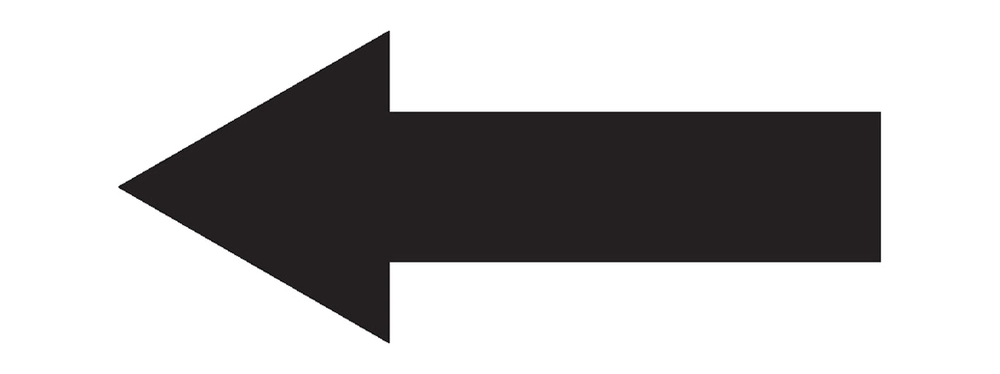
#> input picture sample_images/arrows/arrow2_left.png, 1000 x 374 px, shrunk from 2000 x 749 before the run, found by its file name
$ python testing1.py
#> lines starting #> are read from the running program, lines starting #| are printed output that depends on the picture
import numpy as np
import cv2
import matplotlib.pyplot as plt

img = cv2.cvtColor(cv2.imread("/home/celeritas/PycharmProjects/opencv/sample_images/arrows/arrow2_left.png"),
                   cv2.COLOR_BGR2GRAY)
#> img: shape (374, 1000); min 0, max 255, mean 185.6

cell_size = (8, 8)  # h x w in pixels
block_size = (2, 2)  # h x w in cells
nbins = 9  # number of orientation bins

# winSize is the size of the image cropped to an multiple of the cell size
hog = cv2.HOGDescriptor(_winSize=(img.shape[1] // cell_size[1] * cell_size[1],
                                  img.shape[0] // cell_size[0] * cell_size[0]),
                        _blockSize=(block_size[1] * cell_size[1],
                                    block_size[0] * cell_size[0]),
                        _blockStride=(cell_size[1], cell_size[0]),
                        _cellSize=(cell_size[1], cell_size[0]),
                        _nbins=nbins)

n_cells = (img.shape[0] // cell_size[0], img.shape[1] // cell_size[1])
#> n_cells = (46, 125)
hog_feats = hog.compute(img)\
               .reshape(n_cells[1] - block_size[1] + 1,
                        n_cells[0] - block_size[0] + 1,
                        block_size[0], block_size[1], nbins) \
               .transpose((1, 0, 2, 3, 4))  # index blocks by rows first
# hog_feats now contains the gradient amplitudes for each direction,
# for each cell of its group for each group. Indexing is by rows then columns.

gradients = np.zeros((n_cells[0], n_cells[1], nbins))

# count cells (border cells appear less often across overlapping groups)
cell_count = np.full((n_cells[0], n_cells[1], 1), 0, dtype=int)

for off_y in range(block_size[0]):
    for off_x in range(block_size[1]):
        gradients[off_y:n_cells[0] - block_size[0] + off_y + 1,
                  off_x:n_cells[1] - block_size[1] + off_x + 1] += \
            hog_feats[:, :, off_y, off_x, :]
        cell_count[off_y:n_cells[0] - block_size[0] + off_y + 1,
                   off_x:n_cells[1] - block_size[1] + off_x + 1] += 1
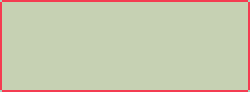
#> cell_count: shape (46, 125, 1) int64 (shown 2 times larger); 3 distinct labels, from 1 to 4; one colour per label, 0 black

# Average gradients
gradients /= cell_count

# Preview
plt.figure()
plt.imshow(img, cmap='gray')
plt.show()

bin = 5  # angle is 360 / nbins * direction
plt.pcolor(gradients[:, :, bin])
plt.gca().invert_yaxis()
plt.gca().set_aspect('equal', adjustable='box')
plt.colorbar()
plt.show()
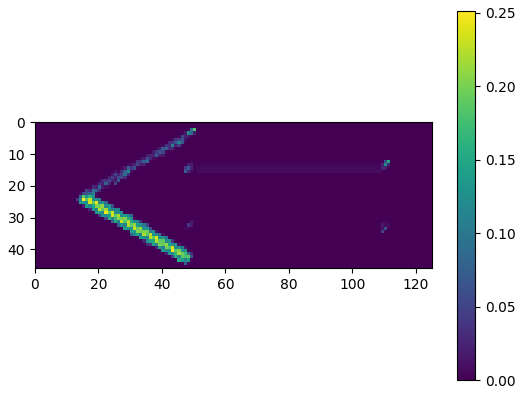
#> figure drawn by matplotlib, 2 panels

$ run again, with sample_images/arrows/arrow2_right.png copied over sample_images/arrows/arrow2_left.png
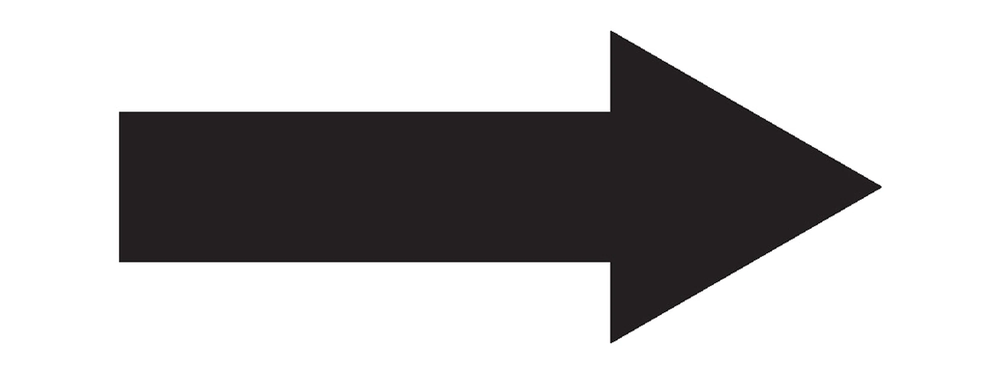
#> input picture sample_images/arrows/arrow2_right.png, 1000 x 374 px, shrunk from 2000 x 749 before the run, found by its file name
#> `plt.show()`:
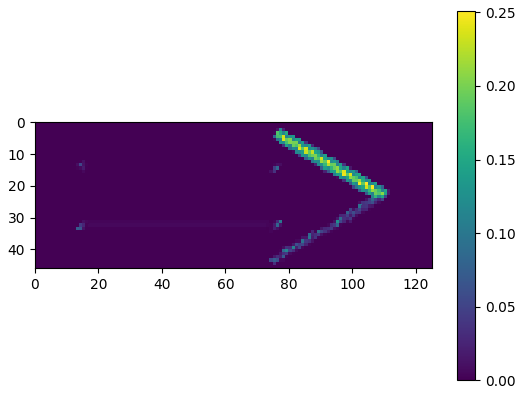
#> figure drawn by matplotlib, 2 panels

$ run again, with sample_images/arrows/right_arrow.png copied over sample_images/arrows/arrow2_left.png
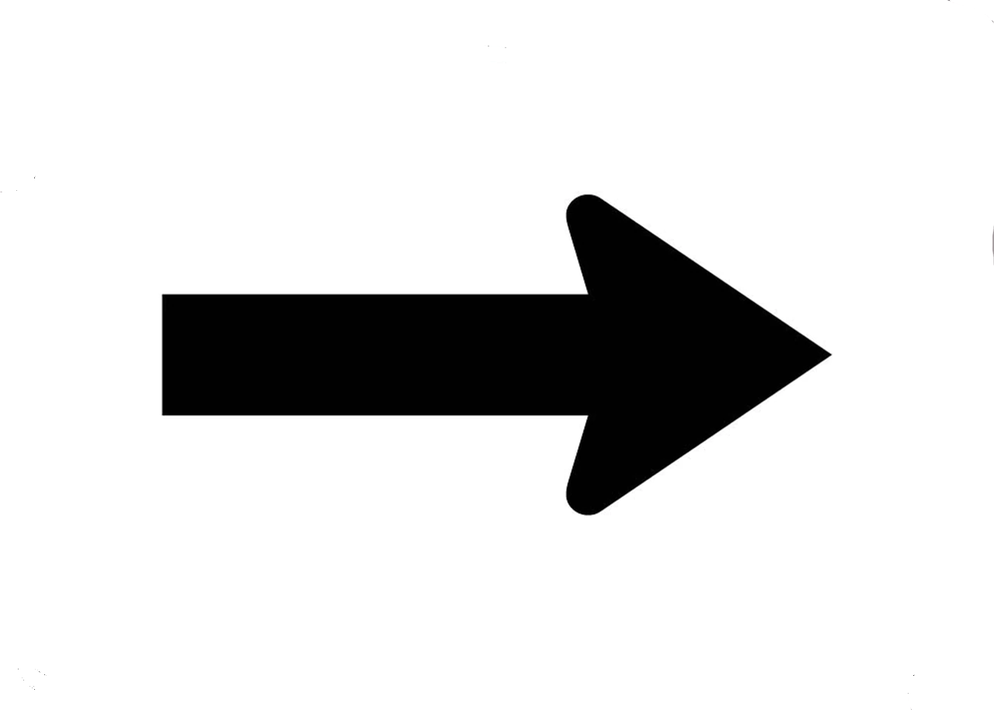
#> input picture sample_images/arrows/right_arrow.png, 994 x 710 px, shrunk from 1280 x 915 before the run, found by its file name
#> after the loop `for off_y in range(block_size[0]):`:
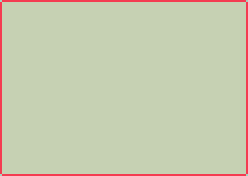
#> cell_count: shape (88, 124, 1) int64 (shown 2 times larger); 3 distinct labels, from 1 to 4; one colour per label, 0 black
#> `plt.show()`:
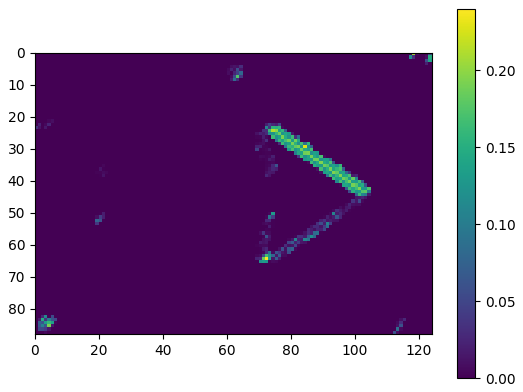
#> figure drawn by matplotlib, 2 panels
